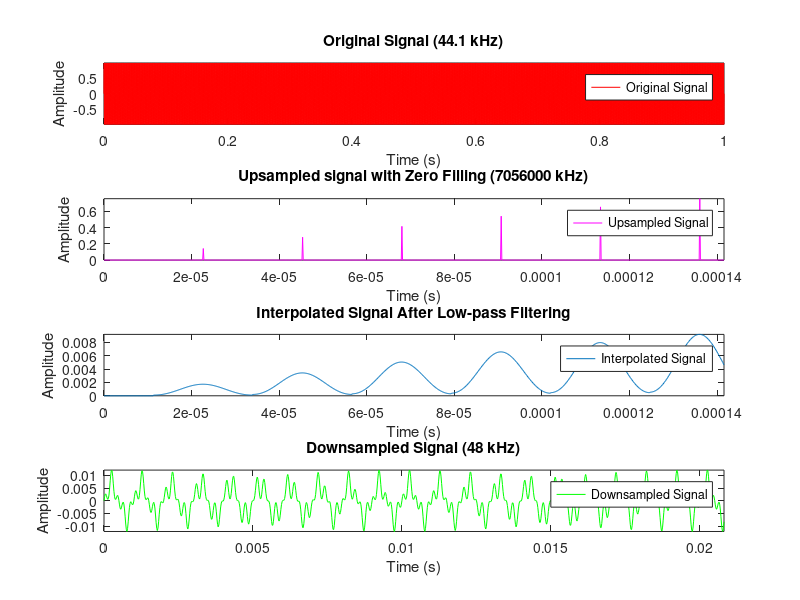

Here is the MATLAB script that generated this plot: (Note: this script raises an error after producing the figure.)
% Given sample rates
Fs_in = 44100; % Input sample rate (44.1 kHz)
Fs_out = 48000; % Output sample rate (48 kHz)

% Find the least common multiple for upsampling and downsampling
[L, M] = rat(Fs_out / Fs_in); % Rational fraction approximation of conversion ratio

% Example signal: a simple sine wave for demonstration
t = 0:1/Fs_in:1; % Time vector for 1 second of audio
f = 1000;
x = sin(2 * pi * f * t); % Original signal (44.1 kHz sine wave)

%% STEP 1: ZERO FILLING
% Upsample the signal by L (increasing the sample rate)
x_upsampled = upsample(x, L); % Insert L-1 zeros between samples

%% STEP 2: LOW PASS FILTERING
% Design a low-pass filter (anti-aliasing filter)
% Use a low-pass FIR filter to remove aliasing
Fc = min(Fs_in, Fs_out) / 2; % Cutoff frequency (Nyquist frequency of the lower sample rate)
n = 159; % Filter order
h = fir1(n, 2 * Fc / (L * Fs_in)); % Low-pass filter design (normalized frequency)

% Filter the upsampled signal to remove high-frequency components introduced by zero filling
x_filtered = conv(x_upsampled, h, 'same'); % Apply low-pass filtering

%% STEP 3: DOWNSAMPLING
% Downsample the filtered signal by M (reducing the sample rate)
x_downsampled = downsample(x_filtered, M);

%% PLOTTING THE RESULTS
% Time vectors for plotting
t_upsampled = 0:1/(Fs_in*L):1;
t_downsampled = 0:1/Fs_out:(length(x_downsampled)-1)/Fs_out;

figure;
% Plot the original signal
subplot(4,1,1);
plot(t, x, 'r');
title('Original Signal (44.1 kHz)');
xlabel('Time (s)');
ylabel('Amplitude');
axis tight;
legend('Original Signal');

% Plot the upsampled signal with zero filling (inserted zeros)
subplot(4,1,2);
plot(t_upsampled(1:1000), x_upsampled(1:1000), 'm');
title(['Upsampled signal with Zero Filling (', num2str(L*Fs_in), ' kHz)']);
xlabel('Time (s)');
ylabel('Amplitude');
axis tight;
legend('Upsampled Signal');

% Plot the signal after low-pass filtering (interpolated signal)
subplot(4,1,3);
plot(t_upsampled(1:1000), x_filtered(1:1000));
title('Interpolated Signal After Low-pass Filtering');
xlabel('Time (s)');
ylabel('Amplitude');
axis tight;
legend('Interpolated Signal');

% Plot the final downsampled signal (converted signal)
subplot(4,1,4);
plot(t_downsampled(1:1000), x_downsampled(1:1000), 'g');
title('Downsampled Signal (48 kHz)');
xlabel('Time (s)');
ylabel('Amplitude');
axis tight;
legend('Downsampled Signal');

%% FILTER FREQUENCY RESPONSE
% Plot the filter's magnitude response
figure;
fvtool(h, 'Fs', L*Fs_in);
title('Low-pass Filter Frequency Response');

% SOUND PLAYBACK (OPTIONAL)
sound(x, Fs_in); % Original signal (44.1 kHz)
sound(x_downsampled, Fs_out); % Converted signal (48 kHz)